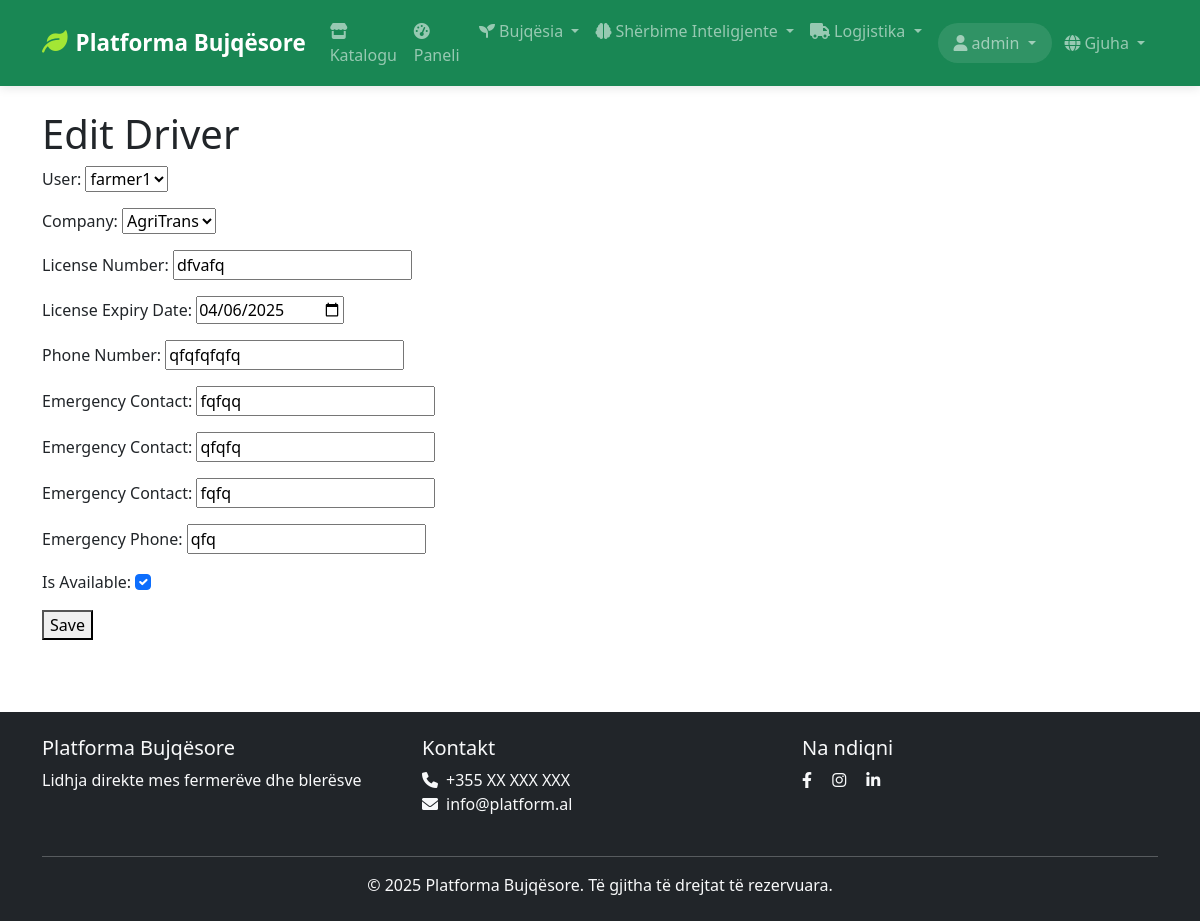
Page /sq/logistics/drivers/1/update/ (signed in) on the committed database.
### logistics/models.py (models this page shows, shortened)
class Driver(models.Model):
    driver_id = models.AutoField(primary_key=True)
    user = models.OneToOneField(settings.AUTH_USER_MODEL, on_delete=models.CASCADE, related_name='driver_profile')
    company = models.ForeignKey(TransportCompany, on_delete=models.CASCADE, related_name='drivers')
    license_number = models.CharField(max_length=50, verbose_name=_('License Number'))
    license_expiry = models.DateField(verbose_name=_('License Expiry Date'))
    phone = models.CharField(max_length=20, verbose_name=_('Phone Number'))
    emergency_contact = models.CharField(max_length=100, verbose_name=_('Emergency Contact'))
    emergency_contact_en = models.CharField(max_length=100, verbose_name=_('Emergency Contact'), null=True, blank=True)
    emergency_contact_sq = models.CharField(max_length=100, verbose_name=_('Emergency Contact'), null=True, blank=True)
    emergency_phone = models.CharField(max_length=20, verbose_name=_('Emergency Phone'))
    is_available = models.BooleanField(default=True, verbose_name=_('Is Available'))
    class Meta:
        verbose_name = _('Driver')
        verbose_name_plural = _('Drivers')

class TransportCompany(models.Model):
    company_id = models.AutoField(primary_key=True)
    name = models.CharField(max_length=100, verbose_name=_('Name'))
    name_en = models.CharField(max_length=100, verbose_name=_('Name'), null=True, blank=True)
    name_sq = models.CharField(max_length=100, verbose_name=_('Name'), null=True, blank=True)
    contact_person = models.CharField(max_length=100, verbose_name=_('Contact Person'))
    contact_person_en = models.CharField(max_length=100, verbose_name=_('Contact Person'), null=True, blank=True)
    contact_person_sq = models.CharField(max_length=100, verbose_name=_('Contact Person'), null=True, blank=True)
    contact_email = models.EmailField(verbose_name=_('Contact Email'))
    contact_phone = models.CharField(max_length=20, verbose_name=_('Contact Phone'))
    address = models.TextField(verbose_name=_('Address'))
    address_en = models.TextField(verbose_name=_('Address'), null=True, blank=True)
    address_sq = models.TextField(verbose_name=_('Address'), null=True, blank=True)
    registration_number = models.CharField(max_length=50, verbose_name=_('Registration Number'))
    tax_number = models.CharField(max_length=50, verbose_name=_('Tax Number'))
    website = models.URLField(blank=True, null=True, verbose_name=_('Website'))
    is_active = models.BooleanField(default=True, verbose_name=_('Is Active'))
    class Meta:
        verbose_name = _('Transport Company')
        verbose_name_plural = _('Transport Companies')
    def __str__(self):
        return self.name

### logistics/views.py (the view)
# urls.py: path('drivers/<int:pk>/update/', views.DriverUpdateView.as_view(), name='driver_update'),
class DriverUpdateView(LoginRequiredMixin, SuccessMessageMixin, UpdateView):
    model = Driver
    form_class = DriverForm
    template_name = 'logistics/driver_form.html'
    success_url = reverse_lazy('logistics:driver_list')
    success_message = _("Driver was updated successfully")

### logistics/forms.py (shortened to what this page needs)
class DriverForm(forms.ModelForm):
    class Meta:
        model = Driver
        fields = '__all__'
        widgets = {
            'license_expiry': DateInput(),
            'is_available': forms.CheckboxInput(attrs={'class': 'form-check-input'}),
        }

### core/context_processors.py (called while the page is built)
def site_context(request):
    context = {
        'site_name': 'Platforma Bujqësore',
        'site_description': 'Platforma moderne për fermerët dhe blerësit',
        'current_site': Site.objects.get_current() if hasattr(Site, 'objects') else None,
    }
    if hasattr(request, 'user') and request.user.is_authenticated:
        try:
            from marketplace.models import Cart
            cart = Cart.objects.filter(user=request.user).first()
            context['cart_item_count'] = cart.item_count if cart else 0
        except:
            context['cart_item_count'] = 0
    else:
        context['cart_item_count'] = 0
    return context

### marketplace/models.py (called while the page is built)
    @property
    def item_count(self):
        return self.items.count()

### templates/logistics/driver_form.html (shortened to what this page needs)
{% extends 'base.html' %}
{% block content %}
<h1>{% if object %}Edit Driver{% else %}Add Driver{% endif %}</h1>
<form method="post">
    {{ form.as_p }}
    <button type="submit">Save</button>
</form>
{% endblock %}

### templates/base.html (shortened to what this page needs)
<!DOCTYPE html>
<html lang="sq">
<head>
    {% load i18n %}
    <link href="https://cdn.jsdelivr.net/npm/bootstrap@5.3.0/dist/css/bootstrap.min.css" rel="stylesheet">
    <link href="https://cdnjs.cloudflare.com/ajax/libs/font-awesome/6.0.0/css/all.min.css" rel="stylesheet">
    {% load static %}
    <link href="{% static 'css/style.css' %}" rel="stylesheet">
</head>
<body>
    <nav class="navbar navbar-expand-lg navbar-dark bg-success">
        <div class="container">
            <a class="navbar-brand" href="{% url 'home' %}">
                <i class="fas fa-leaf me-2"></i>{% trans "Platforma Bujqësore" %}
            </a>
            <div class="collapse navbar-collapse" id="navbarNav">
                <ul class="navbar-nav me-auto">
                    <li class="nav-item">
                        <a class="nav-link" href="{% url 'product:list' %}">
                            <i class="fas fa-store me-1"></i>{% trans "Katalogu" %}
                        </a>
                    </li>
                    {% if user.is_authenticated %}
                        {% if user.farmer_profile %}
                            <li class="nav-item">
                                <a class="nav-link" href="{% url 'farmer:dashboard' %}">
                                    <i class="fas fa-tachometer-alt me-1"></i>{% trans "Paneli" %}
                                </a>
                            </li>
                            <li class="nav-item dropdown">
                                <a class="nav-link dropdown-toggle" href="#" id="farmerDropdown" role="button" data-bs-toggle="dropdown">
                                    <i class="fas fa-seedling me-1"></i>{% trans "Bujqësia" %}
                                </a>
                            </li>
                            <li class="nav-item dropdown">
                                <a class="nav-link dropdown-toggle" href="#" id="smartServicesDropdown" role="button" data-bs-toggle="dropdown">
                                    <i class="fas fa-brain me-1"></i>{% trans "Shërbime Inteligjente" %}
                                </a>
                            </li>
                        {% endif %}
                        <li class="nav-item dropdown">
                            <a class="nav-link dropdown-toggle" href="#" id="logisticsDropdown" role="button" data-bs-toggle="dropdown">
                                <i class="fas fa-truck me-1"></i>{% trans "Logjistika" %}
                            </a>
                        </li>
                    {% endif %}
                </ul>
                <ul class="navbar-nav">
                    {% if user.is_authenticated %}
                        <li class="nav-item dropdown">
                            <a class="nav-link dropdown-toggle" href="#" id="userDropdown" role="button" data-bs-toggle="dropdown">
                                <i class="fas fa-user me-1"></i>{{ user.get_full_name|default:user.username }}
                            </a>
                        </li>
                        <li class="nav-item dropdown">
                            <a class="nav-link dropdown-toggle" href="#" id="languageDropdown" role="button" data-bs-toggle="dropdown">
                                <i class="fas fa-globe me-1"></i>{% trans "Gjuha" %}
                            </a>
                        </li>
                    {% endif %}
                </ul>
            </div>
        </div>
    </nav>
    <main class="container py-4">
        {% block content %}
        {% endblock %}
    </main>
    <footer class="bg-dark text-light py-4 mt-5">
        <div class="container">
            <div class="row">
                <div class="col-md-4">
                    <h5>{% trans "Platforma Bujqësore" %}</h5>
                    <p>{% trans "Lidhja direkte mes fermerëve dhe blerësve" %}</p>
                </div>
                <div class="col-md-4">
                    <h5>{% trans "Kontakt" %}</h5>
                    <ul class="list-unstyled">
                        <li><i class="fas fa-phone me-2"></i>+355 XX XXX XXX</li>
                        <li><i class="fas fa-envelope me-2"></i>info@platform.al</li>
                    </ul>
                </div>
                <div class="col-md-4">
                    <h5>{% trans "Na ndiqni" %}</h5>
                    <div class="social-links">
                        <a href="#" class="text-light me-3"><i class="fab fa-facebook-f"></i></a>
                        <a href="#" class="text-light me-3"><i class="fab fa-instagram"></i></a>
                        <a href="#" class="text-light"><i class="fab fa-linkedin-in"></i></a>
                    </div>
                </div>
            </div>
            <hr class="mt-4">
            <div class="text-center">
                <p class="mb-0">&copy; {% now "Y" %} {% trans "Platforma Bujqësore" %}. {% trans "Të gjitha të drejtat të rezervuara." %}</p>
            </div>
        </div>
    </footer>
</body>
</html>

### static/css/style.css (style rules this page uses)
:root { --primary-color: #198754; --secondary-color: #6c757d; --light-bg: #f8f9fa; }
body { min-height: 100vh; display: flex; flex-direction: column; }
main { flex: 1; }
.navbar-brand i { color: #a3e635; }
footer { background-color: #343a40; }
.social-links a { transition: color 0.2s; }
.navbar { box-shadow: 0 2px 10px rgba(0,0,0,0.1); transition: all 0.3s ease; }
.navbar-brand { font-weight: 600; font-size: 1.4rem; }
.navbar-brand i { color: #a3e635; font-size: 1.6rem; }
.navbar-nav .nav-link { position: relative; transition: all 0.3s ease; font-weight: 500; padding: 0.7rem 1rem; }
.navbar-nav .nav-link i { transition: all 0.3s ease; }
#userDropdown { background: rgba(255,255,255,0.1); border-radius: 25px; padding: 0.5rem 1rem; margin-left: 0.5rem; }
#languageDropdown { border-radius: 20px; padding: 0.5rem 0.8rem; }
html { scroll-behavior: smooth; }

### rows in the picture
Driver: user "farmer1", license_number "dfvafq", license_expiry "04/06/2025", phone "qfqfqfqfq", emergency_contact "fqfqq", emergency_contact_en "qfqfq", emergency_contact_sq "fqfq", emergency_phone "qfq", is_available "☑"
TransportCompany: company "AgriTrans"

### other values in the picture
{{ user.get_full_name|default:user.username }} "admin"
